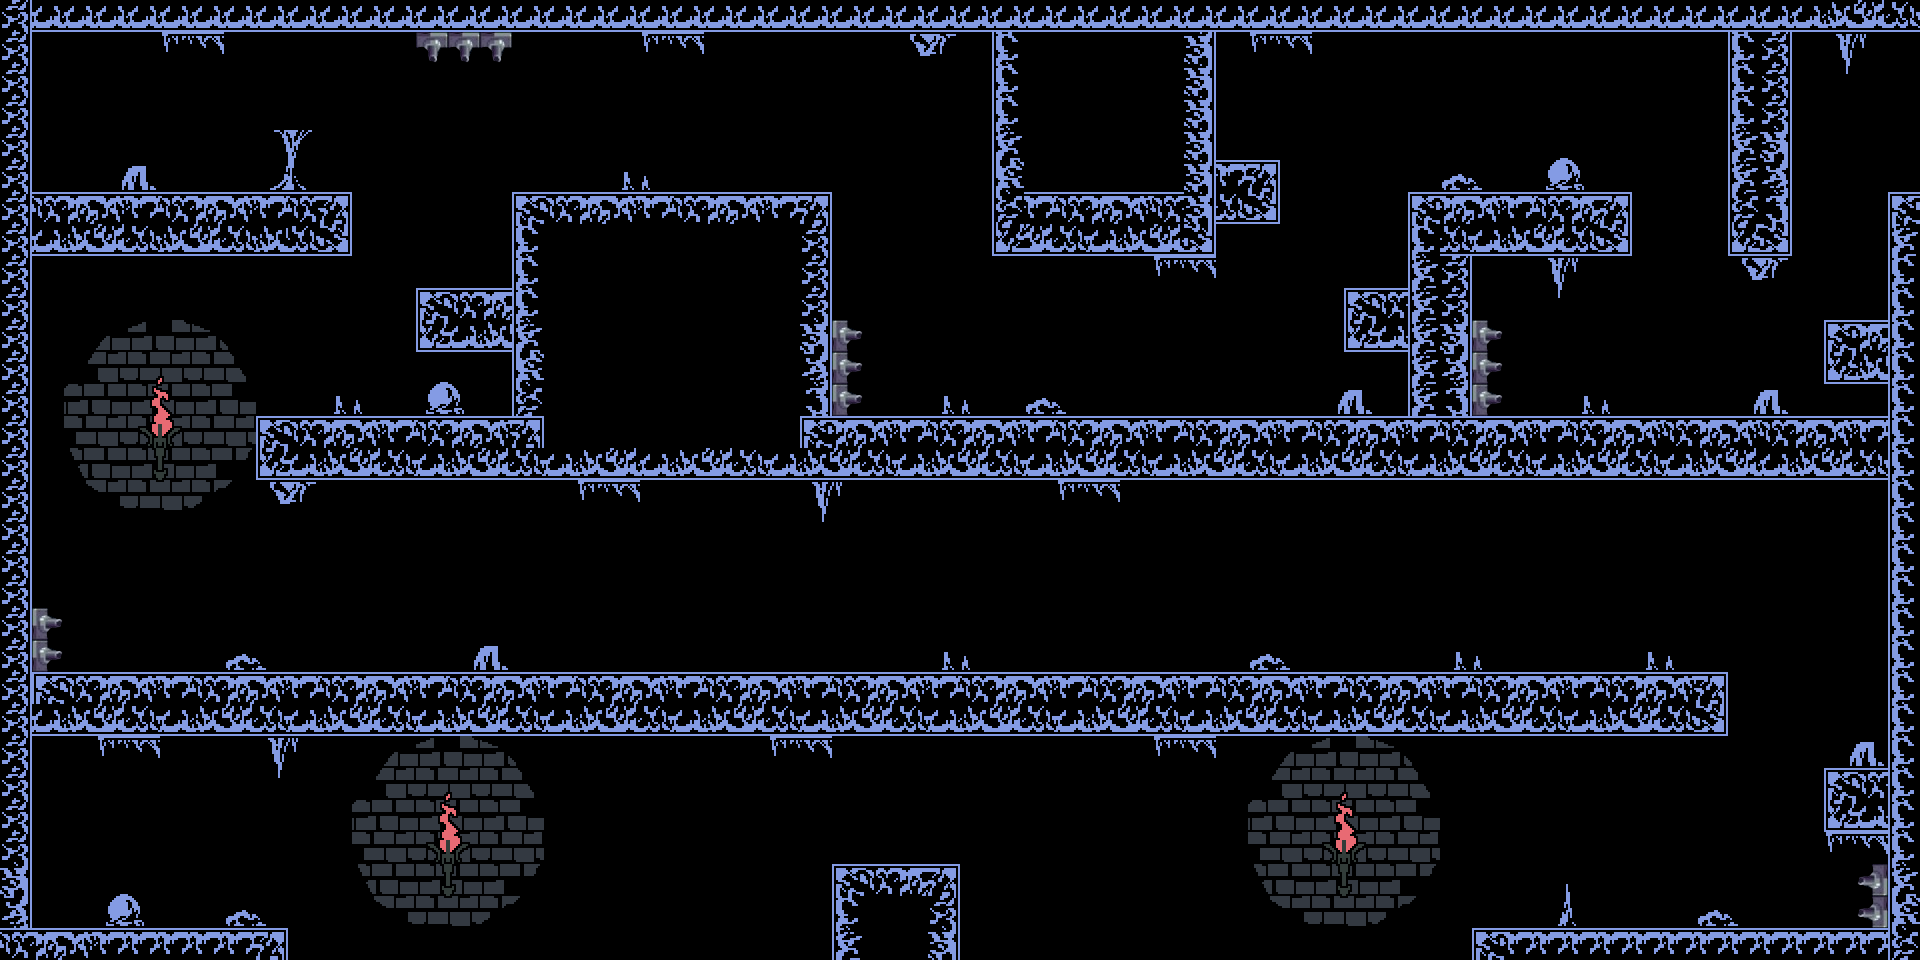

This is a level from a 2D game, rendered from its Tiled map with the project's own tilesets. A one-line summary and the map file follow, with tile-layer data summarised:
An orthogonal 60x30 tile map with 32x32 px tiles, 4 tile layers (bg, Touchable, decoration, Tile Layer 4), 4 tilesets and 55 objects (SpawnPoint).

<map version="1.10" tiledversion="1.12.1" orientation="orthogonal" renderorder="right-down" width="60" height="30" tilewidth="32" tileheight="32" infinite="0" nextlayerid="12" nextobjectid="98">
 <tileset firstgid="1" source="../tsx_tilesets/dungeon_blue.tsx" />
 <tileset firstgid="265" source="../tsx_tilesets/torches.tsx" />
 <tileset firstgid="573" source="../tsx_tilesets/Robot Tileset SELL.tsx" />
 <tileset firstgid="637" source="../tsx_tilesets/wall_turret.tsx" />
 <layer id="1" name="bg" width="60" height="30">
  <data>[1800 cells, 1800 non-empty, 1 distinct tile ids]</data>
 </layer>
 <objectgroup id="10" name="Spikes">
  <object id="51" gid="595" x="1600" y="672" width="32" height="32">
   <properties>
    <property name="active_time" type="float" value="1.5" />
    <property name="hide_time" type="float" value="1" />
    <property name="pop_height" type="float" value="32" />
   </properties>
  </object>
  <object id="52" gid="595" x="1568" y="672" width="32" height="32">
   <properties>
    <property name="active_time" type="float" value="1.5" />
    <property name="hide_time" type="float" value="1" />
    <property name="pop_height" type="float" value="32" />
   </properties>
  </object>
  <object id="53" gid="595" x="1536" y="672" width="32" height="32">
   <properties>
    <property name="active_time" type="float" value="1.5" />
    <property name="hide_time" type="float" value="1" />
    <property name="pop_height" type="float" value="32" />
   </properties>
  </object>
  <object id="54" gid="595" x="1376" y="672" width="32" height="32">
   <properties>
    <property name="active_time" type="float" value="1.5" />
    <property name="hide_time" type="float" value="1" />
    <property name="pop_height" type="float" value="32" />
   </properties>
  </object>
  <object id="55" gid="595" x="1344" y="672" width="32" height="32">
   <properties>
    <property name="active_time" type="float" value="1.5" />
    <property name="hide_time" type="float" value="1" />
    <property name="pop_height" type="float" value="32" />
   </properties>
  </object>
  <object id="56" gid="595" x="1312" y="672" width="32" height="32">
   <properties>
    <property name="active_time" type="float" value="1.5" />
    <property name="hide_time" type="float" value="1" />
    <property name="pop_height" type="float" value="32" />
   </properties>
  </object>
  <object id="57" gid="595" x="1152" y="672" width="32" height="32">
   <properties>
    <property name="active_time" type="float" value="1.5" />
    <property name="hide_time" type="float" value="1" />
    <property name="pop_height" type="float" value="32" />
   </properties>
  </object>
  <object id="58" gid="595" x="1120" y="672" width="32" height="32">
   <properties>
    <property name="active_time" type="float" value="1.5" />
    <property name="hide_time" type="float" value="1" />
    <property name="pop_height" type="float" value="32" />
   </properties>
  </object>
  <object id="59" gid="595" x="1088" y="672" width="32" height="32">
   <properties>
    <property name="active_time" type="float" value="1.5" />
    <property name="hide_time" type="float" value="1" />
    <property name="pop_height" type="float" value="32" />
   </properties>
  </object>
  <object id="60" gid="595" x="896" y="672" width="32" height="32">
   <properties>
    <property name="active_time" type="float" value="1.5" />
    <property name="hide_time" type="float" value="1" />
    <property name="pop_height" type="float" value="32" />
   </properties>
  </object>
  <object id="61" gid="595" x="864" y="672" width="32" height="32">
   <properties>
    <property name="active_time" type="float" value="1.5" />
    <property name="hide_time" type="float" value="1" />
    <property name="pop_height" type="float" value="32" />
   </properties>
  </object>
  <object id="62" gid="595" x="832" y="672" width="32" height="32">
   <properties>
    <property name="active_time" type="float" value="1.5" />
    <property name="hide_time" type="float" value="1" />
    <property name="pop_height" type="float" value="32" />
   </properties>
  </object>
  <object id="63" gid="595" x="576" y="672" width="32" height="32">
   <properties>
    <property name="active_time" type="float" value="1.5" />
    <property name="hide_time" type="float" value="1" />
    <property name="pop_height" type="float" value="32" />
   </properties>
  </object>
  <object id="64" gid="595" x="544" y="672" width="32" height="32">
   <properties>
    <property name="active_time" type="float" value="1.5" />
    <property name="hide_time" type="float" value="1" />
    <property name="pop_height" type="float" value="32" />
   </properties>
  </object>
  <object id="65" gid="595" x="512" y="672" width="32" height="32">
   <properties>
    <property name="active_time" type="float" value="1.5" />
    <property name="hide_time" type="float" value="1" />
    <property name="pop_height" type="float" value="32" />
   </properties>
  </object>
  <object id="66" gid="595" x="288" y="672" width="32" height="32">
   <properties>
    <property name="active_time" type="float" value="1.5" />
    <property name="hide_time" type="float" value="1" />
    <property name="pop_height" type="float" value="32" />
   </properties>
  </object>
  <object id="67" gid="595" x="320" y="672" width="32" height="32">
   <properties>
    <property name="active_time" type="float" value="1.5" />
    <property name="hide_time" type="float" value="1" />
    <property name="pop_height" type="float" value="32" />
   </properties>
  </object>
  <object id="68" gid="595" x="352" y="672" width="32" height="32">
   <properties>
    <property name="active_time" type="float" value="1.5" />
    <property name="hide_time" type="float" value="1" />
    <property name="pop_height" type="float" value="32" />
   </properties>
  </object>
  <object id="69" gid="595" x="672" y="192" width="32" height="32">
   <properties>
    <property name="active_time" type="float" value="1" />
    <property name="hide_time" type="float" value="1" />
    <property name="pop_height" type="float" value="32" />
   </properties>
  </object>
  <object id="70" gid="595" x="704" y="192" width="32" height="32">
   <properties>
    <property name="active_time" type="float" value="1" />
    <property name="hide_time" type="float" value="1" />
    <property name="pop_height" type="float" value="32" />
   </properties>
  </object>
  <object id="71" gid="595" x="736" y="192" width="32" height="32">
   <properties>
    <property name="active_time" type="float" value="1" />
    <property name="hide_time" type="float" value="1" />
    <property name="pop_height" type="float" value="32" />
   </properties>
  </object>
  <object id="72" gid="595" x="1120" y="416" width="32" height="32">
   <properties>
    <property name="active_time" type="float" value="0.5" />
    <property name="hide_time" type="float" value="0.5" />
    <property name="pop_height" type="float" value="32" />
   </properties>
  </object>
  </objectgroup>
 <layer id="2" name="Touchable" width="60" height="30">
  <data>[1800 cells, 468 non-empty, 20 distinct tile ids]</data>
 </layer>
 <layer id="3" name="decoration" width="60" height="30">
  <data>[1800 cells, 124 non-empty, 36 distinct tile ids]</data>
 </layer>
 <objectgroup id="11" name="Shooters">
  <!-- 13 objects omitted --></objectgroup>
 <layer id="9" name="Tile Layer 4" width="60" height="30">
  <data>[1800 cells, 108 non-empty, 36 distinct tile ids]</data>
 </layer>
 <objectgroup id="5" name="SpawnPoint">
  <!-- 1 objects omitted --></objectgroup>
 <objectgroup id="8" name="Moving Platforms">
  <!-- 10 objects omitted --></objectgroup>
</map>
<!-- 33 of 55 objects omitted -->
